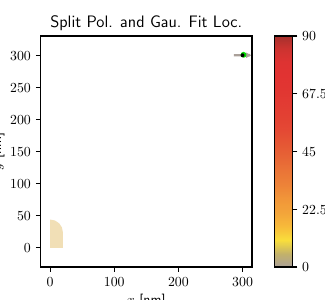

The Python source for this figure:
import os
import sys
# module_path = os.path.abspath(os.path.join('..'))
# sys.path.append(module_path)

import numpy as np

project_path = os.path.abspath(os.path.join('..'))
sys.path.append(project_path)

from misloc_mispol_package.calc import BEM_simulation_wrapper as bem
from misloc_mispol_package.calc import fitting_misLocalization as fit

# locations_0, angles_0 = fit.fixed_ori_mol_placement(
#     mol_grid_pts_1D=2,
#     x_max=300,
#     y_max=300,
#     mol_angle=0
#     )

locations_0 = np.array([[300, 300, 0]])
angles_0 = np.array([0])
sim_inst_even_angl = bem.SimulatedExperiment(
    locations_0,
    mol_angle=angles_0,
    )
sim_inst_even_angl.calculate_BEM_fields()

sim_inst_even_angl.plot_mispol_map_wMisloc()

import matplotlib.pyplot as plt
# plt.show()

plt.savefig('test.pdf', dpi=500, facecolor='w', edgecolor='w',
        orientation='portrait', papertype=None, format=None,
        transparent=False, bbox_inches=None, pad_inches=0.1,
        frameon=None, metadata=None)